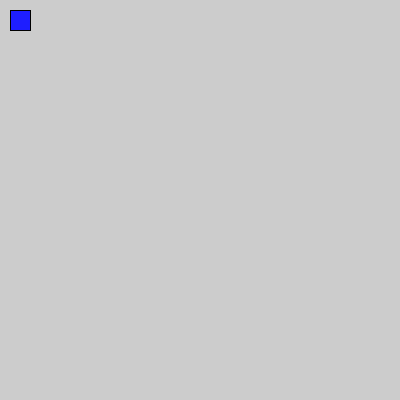
Frame 1 (no input)
Frame 60 (the mouse pressed at the canvas centre just before this capture): identical to frame 1, image omitted
Frame 120 (the mouse held since frame 60 and released just before this capture): identical to frame 1, image omitted

The Processing sketch that drew this single still picture (run headless with seeded random() and noise(); from frame 60 on, the mouse is pressed at the canvas centre):

// Processing sketch: processing_144544
// ── processing_144544.pde



float rect_length = 0;
boolean clicked = false;

void setup() {
  size(400, 400);
}


void draw() {
  fill(30, 30, 255);
  rect(10, 10, 20, 20);

  if (clicked == true) {
    rect(40, 10, rect_length, 20);
    rect_length = rect_length+1.5;
    if (rect_length > 100) {
      rect_length = 100;
    }
  }
  
}

void mouseReleased() {
  if (mouseX >= 10 && mouseX <= 30 && mouseY >=10 && mouseY <= 30) {
  clicked = true;
  }
}
